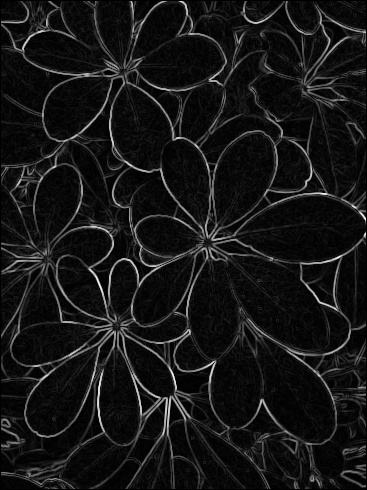
#> input picture lab3/example_prewit.jpg, 367 x 490 px
$ python lab3.py example_prewit.jpg   (older library calls are emulated)
#> lines starting #> are read from the running program, lines starting #| are printed output that depends on the picture
#> further down, image is the input picture: shape (490, 367); min 0, max 255, mean 21.7
"""
CS4243 Lab 3
Name: Wu Yu Ting
Matric No.: A0118005W
"""

import sys, cv2, math
import numpy as np

SOBEL = np.array([[-1, -2, -1], [0, 0, 0], [1, 2, 1]])
PREWIT = np.array([[-1, -1, -1], [0, 0, 0], [1, 1, 1]])
MAX_INTENSITY = 255

def calc_strength(kernel_x, kernel_y, target):
	strength_x = np.sum(kernel_x * target)
	strength_y = np.sum(kernel_y * target)
	return math.sqrt(strength_x**2 + strength_y**2)

def my_convolve(image, ff):
	# Flip kernel
	ff = np.fliplr(ff)
	ff = np.flipud(ff)

	# Get kernel for x and y directions
	kernel_x = np.transpose(ff)
	kernel_y = ff

	# Declare resulting image
	height, width = image.shape
#> height = 490; width = 367
	result = np.zeros([height, width])

	# Find the edges
	for i in xrange(1, height - 1):
		for j in xrange(1, width - 1):
			subset = image[i-1:i+2, j-1:j+2]
			strength = calc_strength(kernel_x, kernel_y, subset)
			result[i, j] = strength
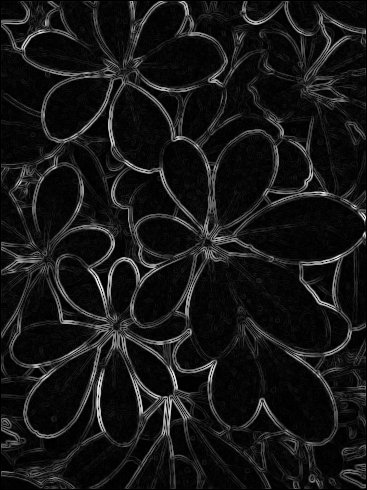
#> result: shape (490, 367) float64; min 0, max 1003.2, mean 88.8; drawn with min black and max white

	# Normalise image
	min_strength = min(result.flatten())
	max_strength = max(result.flatten())
	result = np.round((result - min_strength) / (max_strength - min_strength) * MAX_INTENSITY).astype(int)

	return result

def thinning(image):
	result = np.zeros(image.shape)
	height, width = image.shape

	for i in xrange(1, height - 1):
		for j in xrange(1, width - 1):
			pixel = image[i, j]
			max_x = max(pixel, image[i, j-1], image[i, j+1])
			max_y = max(pixel, image[i-1, j], image[i+1, j])
			result[i, j] = pixel if (pixel == max_x or pixel == max_y) else 0
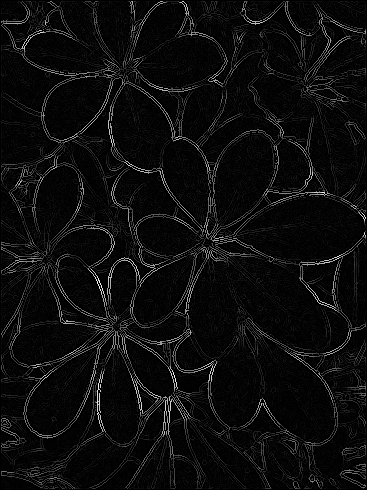
#> result: shape (490, 367) float64; min 0, max 255, mean 12.8
	return result

FILE_PATH = sys.argv[1]

# Load image
image = cv2.imread(FILE_PATH, cv2.CV_LOAD_IMAGE_GRAYSCALE)

# Get edges
sobel_result = my_convolve(image, SOBEL)
prewit_result = my_convolve(image, PREWIT)
thinning_result = thinning(sobel_result)

# Save resulting images
file_name, file_extension = FILE_PATH.split('.')
cv2.imwrite(file_name + "_sobel." + file_extension, sobel_result)
cv2.imwrite(file_name + "_prewit." + file_extension, prewit_result)
cv2.imwrite(file_name + "_thinning." + file_extension, thinning_result)
